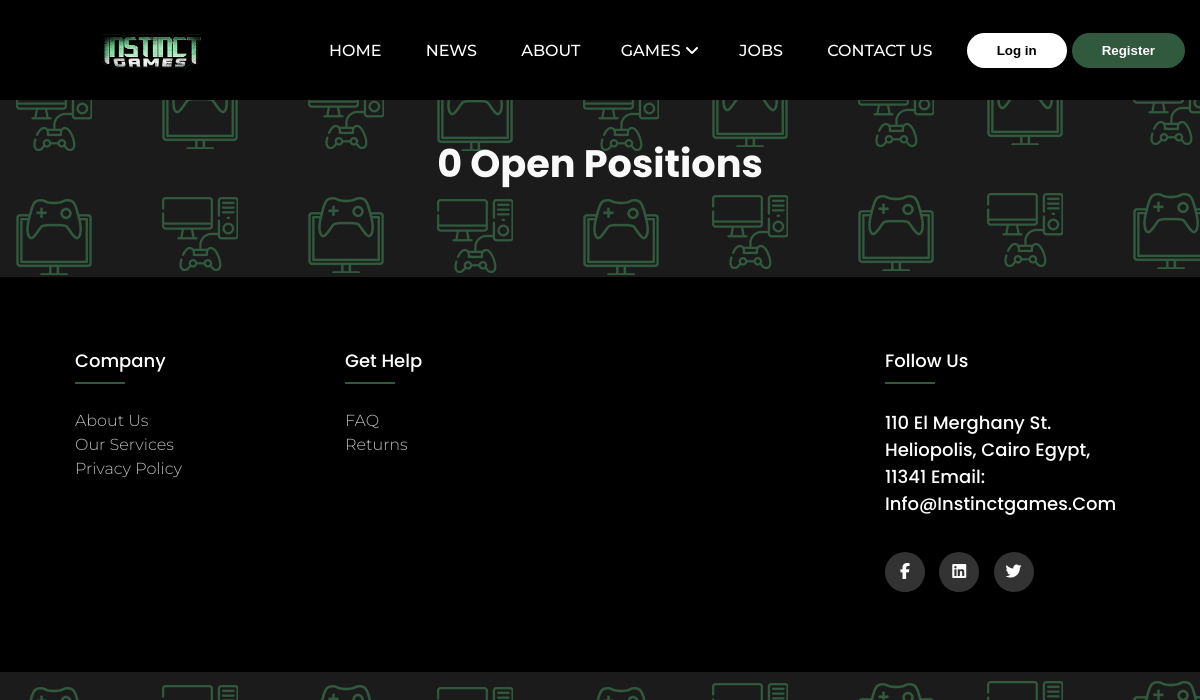
The page /Jobs.php on the database as committed earlier.
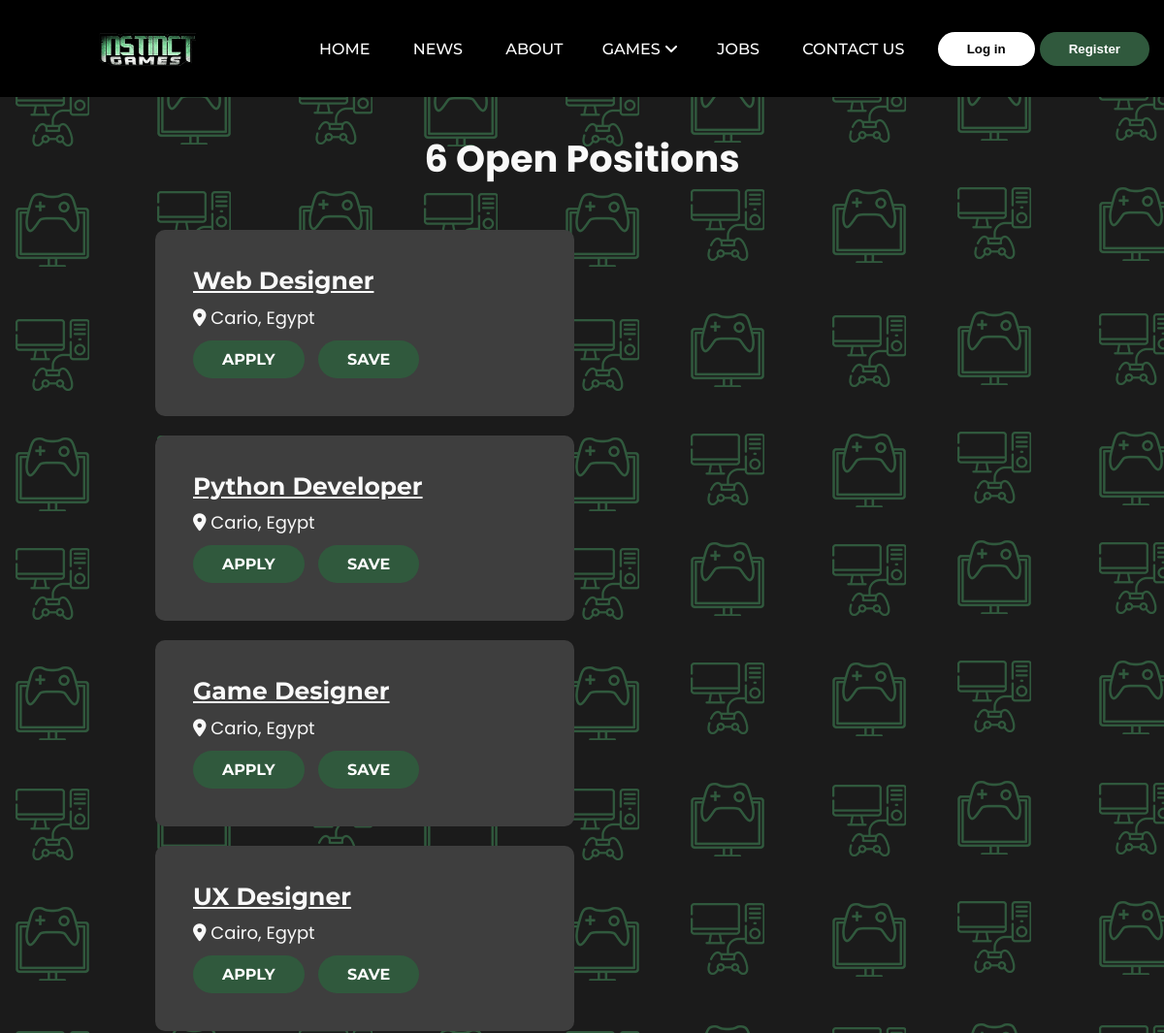
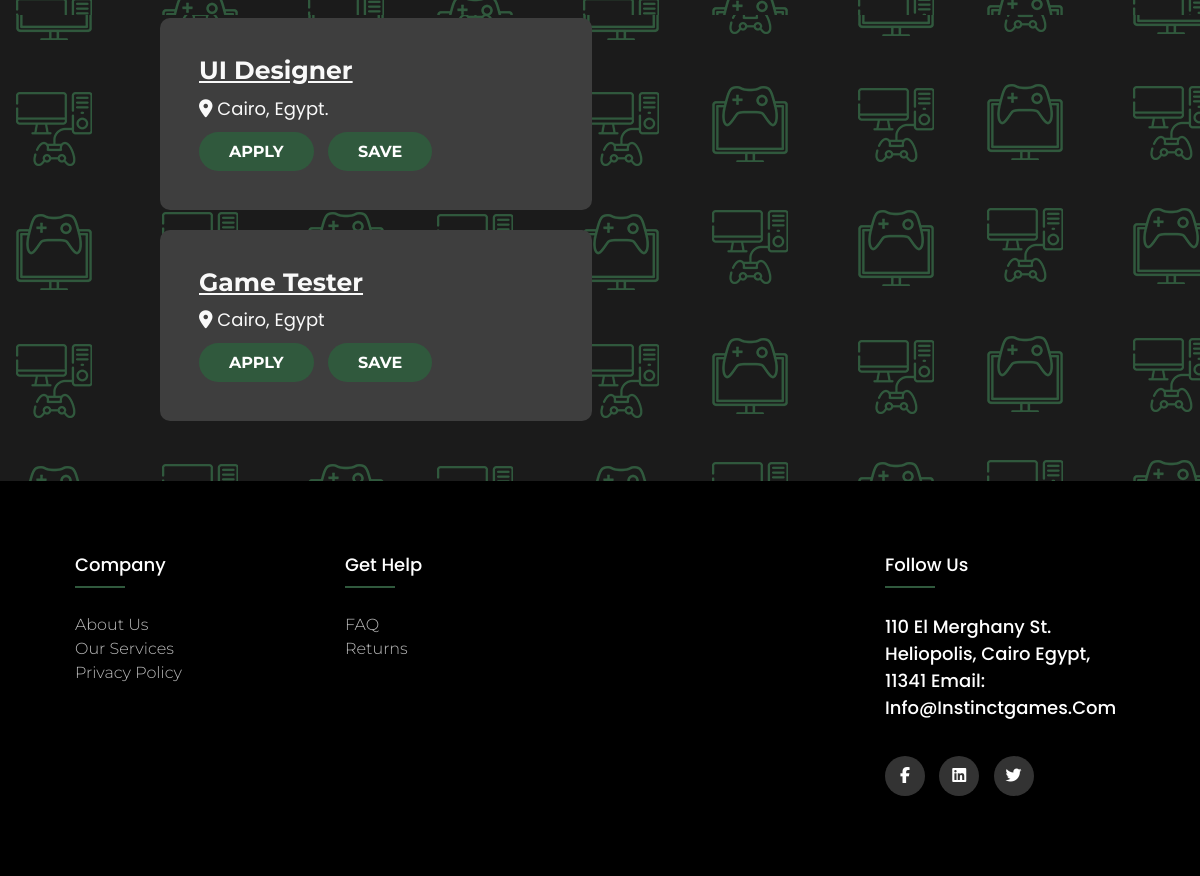
The same page on the database as committed later (2 pictures, top to bottom).
### tables this page shows
CREATE TABLE `roles` (
  `id` int(11) UNSIGNED NOT NULL,
  `job` varchar(128) NOT NULL,
  `location` varchar(128) NOT NULL
);

### Jobs.php (the view, shortened to what this page needs)
<?php
$servername = "localhost";
$username = "root";
$password = "";
$dbname = "instinct_games";
$conn = mysqli_connect($servername,$username,$password,$dbname);
$count = "SELECT count(id) AS cnt FROM roles";
$rowCount = mysqli_query($conn,$count);
$Countt = mysqli_fetch_assoc($rowCount);
$sqll = "SELECT * FROM roles";
$resultt = mysqli_query($conn,$sqll);
?>
<!DOCTYPE html>
<html lang="en">
<head>
    <link rel="stylesheet" href="layouts/css/style.css">
</head>
<body style="background-image: url('layouts/img/BG.png');">
<?php
include("includes/nav.php");
    ?>
<h3 style="font-weight: bold; color: #F9F9F9; font-size:38.25px;text-align: center; margin:35px; ">
    <span><?php echo $Countt['cnt']; ?> Open Positions</span>
</h3>
<div class="jcontainer">
    <div class="jrow">
        <?php
        while($row = mysqli_fetch_assoc($resultt)) {
        ?>
        <div class="jcards">
            <h3><a href="jobDescr.php"><?php echo $row['job']; ?></a></h3>
            <p> <i class="fas fa-map-marker-alt"></i> <?php echo $row['location']; ?></p>
            <a href="jobApply.php?id=<?php echo $row['id']; ?>&user=<?php echo $user_id; ?>"><button class="jbutton">APPLY</button></a>
            <button class="jbutton">SAVE</button>
        </div>
        <?php
        }
        ?>
    </div>
</div>
<?php include("includes/footer.php");
    ?>
</body>
</html>

### includes/nav.php (shortened to what this page needs)
<head>
</head>
    <header>
        <div class="logo">
        <a href="index.php">
            <img class="" src="images/Bakaar.png" alt="logo">
            </a>
        </div>
        <nav>
            <ul class="nav_links">
                <li><a href="index.php">HOME</a></li>
                <li><a href="news1.php">NEWS</a></li>
                <li><a href="Aboutus.php">ABOUT</a></li>
                <div class="dropdown-menu">
               <button class="menu-btn">GAMES <i class="fas fa-angle-down"></i></button>
</div>
                <li><a href="Jobs.php">JOBS</a></li>
                <li><a href="Contact Us.php">CONTACT US</a></li>
            </ul>
        </nav>
        <?php
         if(empty($_SESSION['user_id'])) {
            print '
            <a href="signin.php"><input type="submit" class="button" value="Log in" name="submit"></a>
            <a href="signup.php"><input type="submit" class="Register-button" value="Register" name="submit"></a>
            ';
         }
        ?>
    </header>
    </html>

### includes/footer.php (shortened to what this page needs)
<footer>
	<div class="foter">
		<div class="footer_row">
			<div class="footer_col">
				<h4>Company</h4>
				<ul>
					<li><a href="Aboutus.php">about us</a></li>
					<li><a href="#">our services</a></li>
					<li><a href="#">privacy policy</a></li>
				</ul>
			</div>
			<div class="footer_col">
				<h4>Get help</h4>
				<ul>
					<li><a href="#">FAQ</a></li>
					<li><a href="index.php">returns</a></li>
				</ul>
			</div>
			<div class="footer_col">
			</div>
			<div class="footer_col">
				<h4>follow us</h4>
          <h5>
            110 El Merghany St.
            Heliopolis, Cairo
            Egypt, 11341
            Email: info@instinctgames.com
          </h5>
				<div class="social_links">
					<a href="https://www.facebook.com/InstinctGames/"><i class="fab fa-facebook-f"></i></a>
					<a href="https://www.linkedin.com/company/instinct-games"><i class="fab fa-linkedin"></i></a>
					<a href="https://twitter.com/instinctgames"><i class="fab fa-twitter"></i></a>
				</div>
			</div>
		</div>
	</div>
</footer>

### layouts/css/style.css (style rules this page uses)
* { margin: 0; padding: 0; box-sizing: border-box; }
body { background-color: #1b1b1b; color: white; box-sizing: border-box; }
li,a,button { font-family: "Montserrat",sans-serif; font-weight: 500; font-size: 16px; color: white; text-decoration: none; }
header { display: flex; justify-content: space-between; align-items: center; padding: 30px 10px; height: 100px; background-color: black; }
.logo { cursor:pointer; width: 300px; height: 100%; text-align: center; }
.logo img { width: 100px; height: 100%; }
nav { width:60%; margin: 0 auto; text-align: center; }
.nav_links { list-style: none; }
.nav_links li { display: inline-block; padding: 0px 20px; }
.nav_links li a { transition: all 0.3s ease 0s; }
.button { padding:10px 30px; background-color: white; color: black; border: none; border-radius: 30px; cursor:pointer ; font-weight: bold; transition: all 0.3s ease 0s; }
.Register-button { padding:10px 30px; border-radius: 30px; margin: 5px; border:none; color:white; font-weight: bold; background-color: #30593D; cursor:pointer; }
.jcontainer { width:75%; margin-left: auto; margin-right: auto; }
.jrow { display:flex; flex-wrap: wrap; justify-content: space-between; width:100%; }
.jcards { background-color:#3e3e3e; border-radius:10px; border:none; width: 48%; margin: 10px; padding: 34px; }
.jcards h3 a { font-weight: bold; font-size:25px; margin:5px; text-decoration: underline; color: #F9F9F9; }
.jcards p { margin: 5px; font-size:18px; color: #F9F9F9; }
.jcards .jbutton { padding:10px 30px; border-radius: 30px; margin: 5px; border:none; color:white; font-weight: bold; background-color: #30593D; }

### includes/nav.php (style rules this page uses)
.menu-btn { background-color: #000; color: white; padding: 16px; font-family: "Montserrat",sans-serif;; border: none; }
.dropdown-menu { position: relative; display: inline-block; }

### includes/footer.php (style rules this page uses)
* { margin: 0; padding: 0; box-sizing: border-box; }
body { line-height: 1.5; font-family: 'Poppins', sans-serif; }
footer { left:0px; bottom:0px; flex-shrink: 0; width: 100%; background-color: black; padding: 70px 0; margin-top: 50px; }
.foter { width: 90%; margin: auto; }
.footer_row { display: flex; flex-wrap: wrap; }
.footer_col { width: 25%; padding: 0 15px; }
.footer_col ul { list-style: none; }
.footer_col h4 { font-size: 18px; color: #ffffff; text-transform: capitalize; margin-bottom: 35px; font-weight: 500; position: relative; }
.footer_col h5 { font-size: 18px; color: #ffffff; text-transform: capitalize; margin-bottom: 35px; font-weight: 500; position: relative; }
.footer_col h4::before { content: ''; position: absolute; left: 0; bottom: -10px; background-color: #30593D; height: 2px; box-sizing: border-box; width: 50px; }
.footer_col ul li a { font-size: 16px; text-transform: capitalize; color: #ffffff; text-decoration: none; font-weight: 300; color: #bbbbbb; display: block; transition: all 0.3s ease; }
.footer_col .social_links a { display: inline-block; height: 40px; width: 40px; background-color: rgba(255,255,255,0.2); margin: 0 10px 10px 0; text-align: center; line-height: 40px; border-radius: 50%; color: #ffffff; transition: all 0.5s ease; }

Rows that differ between the two databases and show on the page:
added roles: job "Web Designer", location "Cario, Egypt"
added roles: job "Python Developer", location "Cario, Egypt"
added roles: job "Game Designer", location "Cario, Egypt"
added roles: job "UX Designer", location "Cairo, Egypt"
added roles: job "UI Designer", location "Cairo, Egypt."
added roles: job "Game Tester", location "Cairo, Egypt"
Other text that changed with them:
$Countt['cnt']: "0" → "6"
